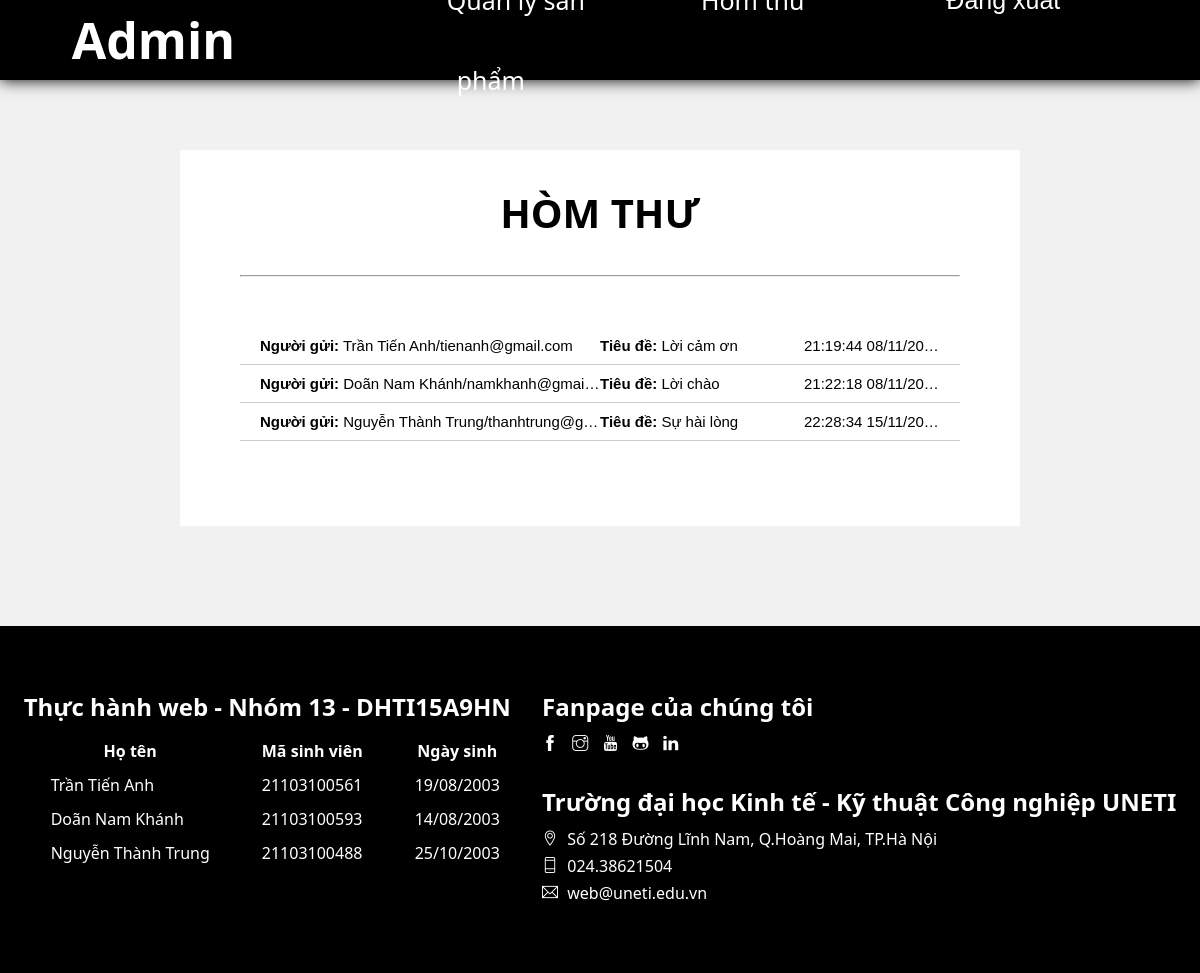
/AdminHomThu.php (signed in), run on the app's committed database.
### tables this page shows
CREATE TABLE `homthu` (
  `STT` int(11) NOT NULL,
  `HoTen` varchar(30) NOT NULL,
  `Email` varchar(35) NOT NULL,
  `SDT` varchar(15) NOT NULL,
  `TieuDe` varchar(100) NOT NULL,
  `NoiDung` varchar(1000) NOT NULL,
  `ThoiGian` varchar(30) NOT NULL
);

### AdminHomThu.php (the view, shortened to what this page needs)
<!DOCTYPE html>
<html lang="en">
<head>
    <link rel="stylesheet" href="./Style/AdminHomThu.css">
    <link rel="stylesheet" href="./Icon/themify-icons/themify-icons.css">
</head>
<body>
    <?php
        $conn = new mysqli("localhost", "root", "" ,"qlbantui");
        $sql = "SELECT * FROM homthu";
        $result = $conn->query($sql);
    ?>
    <div class="main">
        <div class="header">
            <div class="logo"><a href="AdminQLTX.php">Admin</a></div>
            <ul class="nav">
                <li><a href="AdminQLTX.php" class="menu">Quản lý sản phẩm</a></li>
                <li><a href="AdminHomThu.php" class="menu">Hòm thư</a></li>
                <li><form action="" method="post"><button type="submit" class="menu" name="logout">Đăng xuất</button></form></li>
            </ul>
        </div>
        <div class="wrap">
            <div class="mail">
                <h1>Hòm thư</h1>
                <hr>
                <div class="mail-box">
                    <?php
                        if ($result->num_rows > 0)
                        {
                            while($row = $result->fetch_assoc())
                            {
                                echo "<form action='AdminNoiDungThu.php' method='post'>";
                                echo "<button type='submit' class='mail-container'>";
                                echo "<p style='flex-basis: 50%; text-align: start;'><b>Người gửi:</b> ".$row['HoTen']."/<span>".$row['Email']."</span> </p>";
                                echo "<p style='flex-basis: 30%; text-align: start;'><b>Tiêu đề:</b> ".$row['TieuDe']."</p>";
                                echo "<p style='flex-basis: 20%'>".$row['ThoiGian']."</p>";
                                echo "</button>";
                                echo "</form>";
                            }
                        }
                        else
                        {
                            echo "<h3 style='text-align: center; color: red;'>Hòm thư trống.</h3>";
                        }
                    ?>
                </div>
            </div>
        </div>
        <div class="footer">
            <div class="footer-about">
                <h2>Thực hành web - Nhóm 13 - DHTI15A9HN</h2>
                <table>
                    <tr style="text-align: center; font-weight: bold;">
                        <td>Họ tên</td>
                        <td>Mã sinh viên</td>
                        <td>Ngày sinh</td>
                    </tr>
                    <tr>
                        <td>Trần Tiến Anh</td>
                        <td>21103100561</td>
                        <td>19/08/2003</td>
                    </tr>
                    <tr>
                        <td>Doãn Nam Khánh</td>
                        <td>21103100593</td>
                        <td>14/08/2003</td>
                    </tr>
                    <tr>
                        <td>Nguyễn Thành Trung</td>
                        <td>21103100488</td>
                        <td>25/10/2003</td>
                    </tr>
                </table>
            </div>
            <div class="footer-contact">
                <div class="fanpage">
                    <h2>Fanpage của chúng tôi</h2>
                    <a href="#" title="Facebook"><i class="icon-facebook ti-facebook"></i></a>
                    <a href="#" title="Instagram"><i class="icon-instagram ti-instagram"></i></a>
                    <a href="#" title="Youtube"><i class="icon-youtube ti-youtube"></i></a>
                    <a href="#" title="Github"><i class="icon-github ti-github"></i></a>
                    <a href="#" title="Linkedin"><i class="icon-linkedin ti-linkedin"></i></a>
                </div>
                <div class="address">
                    <h2>Trường đại học Kinh tế - Kỹ thuật Công nghiệp UNETI</h2>
                    <p><i class="ti-location-pin"></i> Số 218 Đường Lĩnh Nam, Q.Hoàng Mai, TP.Hà Nội</p>
                    <p><i class="ti-mobile"></i> 024.38621504</p>
                    <p><i class="ti-email"></i> web@uneti.edu.vn</p>
                </div>
            </div>
        </div>
    </div>
</body>
</html>

### Style/AdminHomThu.css (style rules this page uses)
* { padding: 0px; margin: 0px; box-sizing: border-box; }
html { font-family: 'Segoe UI', Tahoma, Geneva, Verdana, sans-serif; background-color: #F1F1F1; }
.main { height: 100vh; }
.header { height: 80px; display: flex; justify-content: space-around; align-items: center; background-color: black; position: fixed; top: 0; right: 0; left: 0; z-index: 999; font-size: 20px; box-shadow: 0px 0px 15px rgba(0, 0, 0, 1); }
.header .logo a { font-size: 50px; font-weight: bold; text-decoration: none; color: white; padding: 15px 0px; }
.header .nav { display: flex; list-style: none; }
.header .nav li { line-height: 80px; width: 250px; font-size: 25px; cursor: pointer; text-align: center; }
.header .nav li a { text-decoration: none; color: white; padding: 0px 25px; }
.header .nav li form { width: 100%; }
.header .nav li button { display: block; width: 100%; line-height: 80px; font-size: 25px; border: none; background-color: black; color: white; cursor: pointer; }
.wrap { margin-top: 150px; margin-bottom: 100px; width: 100%; display: flex; justify-content: center; align-items: flex-start; }
.wrap .mail { width: 70%; background-color: white; padding: 35px 60px; }
.wrap .mail h1 { display: block; text-align: center; margin-bottom: 35px; text-transform: uppercase; font-size: 40px; }
.wrap .mail .mail-box { width: 100%; margin: 50px 0px; }
.wrap .mail .mail-box form { width: 100%; display: flex; flex-wrap: nowrap; }
.wrap .mail .mail-box form .mail-container { width: 100%; display: flex; flex-wrap: nowrap; padding: 10px 20px; justify-content: space-between; font-size: 15px; border: none; border-bottom: 1px solid #ccc; background-color: white; cursor: pointer; }
.wrap .mail .mail-box form .mail-container p { width: 150px; white-space: nowrap; overflow: hidden; text-overflow: ellipsis; }
.footer { padding: 64px 16px; display: flex; justify-content: space-around; background-color: black; color: white; }
.footer h2 { margin-bottom: 10px; }
.footer .footer-about table td { padding: 5px 25px; }
.footer .footer-contact .fanpage { margin-bottom: 30px; }
.footer .footer-contact .fanpage a { text-decoration: none; display: inline-block; color: white; margin-right: 10px; }
.footer .footer-contact .address p { margin-bottom: 5px; }
.footer .footer-contact .address p i { margin-right: 5px; }

### data on the page
homthu: HoTen "Trần Tiến Anh", Email "tienanh@gmail.com", TieuDe "Lời cảm ơn", ThoiGian "21:19:44 08/11/2024"
homthu: HoTen "Doãn Nam Khánh", Email "namkhanh@gmai…", TieuDe "Lời chào", ThoiGian "21:22:18 08/11/2024"
homthu: HoTen "Nguyễn Thành Trung", Email "thanhtrung@g…", TieuDe "Sự hài lòng", ThoiGian "22:28:34 15/11/2024"
